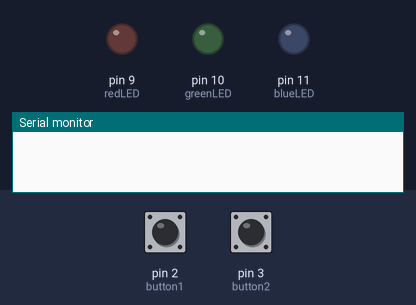
A sketch run on a simulated Arduino Uno, built with avr-gcc and run on an emulated ATmega328P. On the bench: output pins drawn as LEDs (lit = HIGH), the last lines printed to the serial monitor. The test bench sets the inputs (shaded band); at power-on: pin 2 (button1) HIGH, pin 3 (button2) HIGH.

Above: at 1.2 s.
1.3 s: pin 2 (button1) pulled LOW for 0.15 s
At 2.5 s:
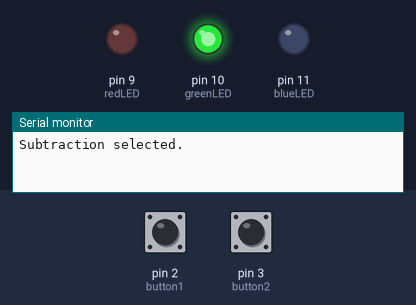
2.9 s: pin 3 (button2) pulled LOW for 0.15 s
At 3.8 s:
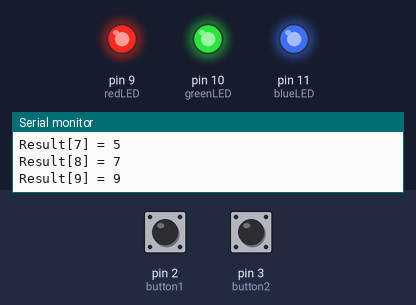
5.5 s: pin 2 (button1) pulled LOW for 1 s
At 5.9 s:
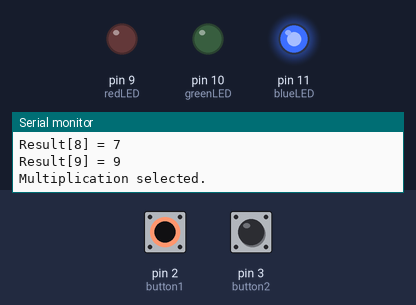
8.0 s: pin 2 (button1) pulled LOW for 0.15 s
At 9.0 s:
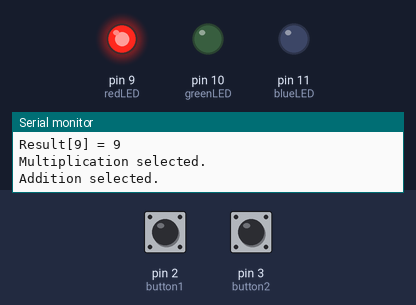
9.6 s: pin 2 (button1) pulled LOW for 3.2 s
At 10.2 s:
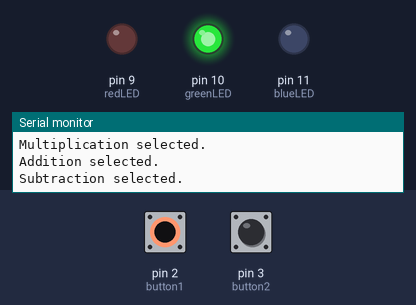
14.3 s: pin 3 (button2) pulled LOW for 1 s
At 15.7 s:
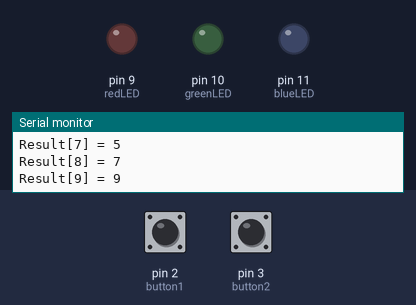
Timing chart, 0 to 17.3 s (numbered marks = the images above; inputs shaded):
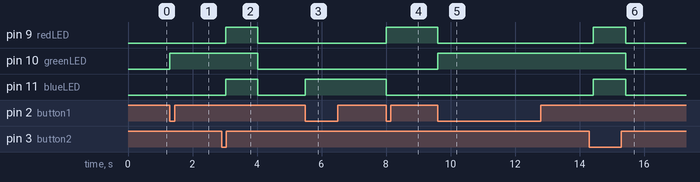

The sketch:

MicroProcessorsLab2.3.ino
```cpp
const int button1 = 2; // Button 1 (interrupt pin) - Select operation
const int button2 = 3; // Button 2 (interrupt pin) - Perform operation

const int redLED = 9;     // Red LED for Addition
const int greenLED = 10;  // Green LED for Subtraction
const int blueLED = 11;   // Blue LED for Multiplication

int arr1[] = {1, 2, 3, 4, 5, 6, 7, 8, 9, 10}; // First array
int arr2[] = {10, 9, 8, 7, 6, 5, 4, 3, 2, 1}; // Second array
int result[10];                               // Array to store results

volatile int operation = 0;  // Selected operation: 0 = Add, 1 = Subtract, 2 = Multiply
volatile bool execute = false; // Flag to indicate execution of the operation

void setup() {
  pinMode(button1, INPUT_PULLUP);
  pinMode(button2, INPUT_PULLUP);
  pinMode(redLED, OUTPUT);
  pinMode(greenLED, OUTPUT);
  pinMode(blueLED, OUTPUT);

  // Turn off all LEDs initially
  digitalWrite(redLED, LOW);
  digitalWrite(greenLED, LOW);
  digitalWrite(blueLED, LOW);

  // Attach interrupts
  attachInterrupt(digitalPinToInterrupt(button1), selectOperationISR, FALLING);
  attachInterrupt(digitalPinToInterrupt(button2), performOperationISR, FALLING);

  Serial.begin(9600);
}

void loop() {
  if (execute) {
    execute = false; // Clear the flag
    Serial.println("Performing operation...");
    for (int i = 0; i < 10; i++) {
      if (operation == 0) { // Addition
        result[i] = arr1[i] + arr2[i];
      } else if (operation == 1) { // Subtraction
        result[i] = arr1[i] - arr2[i];
      } else if (operation == 2) { // Multiplication
        result[i] = arr1[i] * arr2[i];
      }
    }

    // Print results
    Serial.println("Results:");
    for (int i = 0; i < 10; i++) {
      Serial.print("Result[");
      Serial.print(i);
      Serial.print("] = ");
      Serial.println(result[i]);
    }

    // Indicate completion with all LEDs ON briefly
    digitalWrite(redLED, HIGH);
    digitalWrite(greenLED, HIGH);
    digitalWrite(blueLED, HIGH);
    delay(1000);
    digitalWrite(redLED, LOW);
    digitalWrite(greenLED, LOW);
    digitalWrite(blueLED, LOW);
  }
}

void selectOperationISR() {
  static unsigned long lastInterruptTime = 0;
  unsigned long interruptTime = millis();

  if (interruptTime - lastInterruptTime > 200) { // Debounce
    operation = (operation + 1) % 3; // Cycle through operations (0, 1, 2)
    // Indicate selected operation with LEDs
    digitalWrite(redLED, operation == 0);
    digitalWrite(greenLED, operation == 1);
    digitalWrite(blueLED, operation == 2);

    const char* opName = (operation == 0) ? "Addition" : (operation == 1) ? "Subtraction" : "Multiplication";
    Serial.print(opName);
    Serial.println(" selected.");
  }
  lastInterruptTime = interruptTime;
}

void performOperationISR() {
  static unsigned long lastInterruptTime = 0;
  unsigned long interruptTime = millis();

  if (interruptTime - lastInterruptTime > 200) { // Debounce
    execute = true; // Set flag to perform the operation
  }
  lastInterruptTime = interruptTime;
}
```

Measured:
- after the input at 1.3 s, pin 10 (greenLED): LOW → HIGH at once
- after the input at 2.9 s, pin 9 (redLED), pin 11 (blueLED): LOW → HIGH after 0.13 s, → LOW 1.0 s later; pin 10 (greenLED): HIGH → LOW after 1.1 s
- after the input at 5.5 s, pin 11 (blueLED): LOW → HIGH at once
- after the input at 8.0 s, pin 9 (redLED): LOW → HIGH at once; pin 11 (blueLED): HIGH → LOW at once
- after the input at 9.6 s, pin 9 (redLED): HIGH → LOW at once; pin 10 (greenLED): LOW → HIGH at once
- after the input at 14.3 s, pin 9 (redLED), pin 11 (blueLED): LOW → HIGH after 0.13 s, → LOW 1.0 s later; pin 10 (greenLED): HIGH → LOW after 1.1 s
